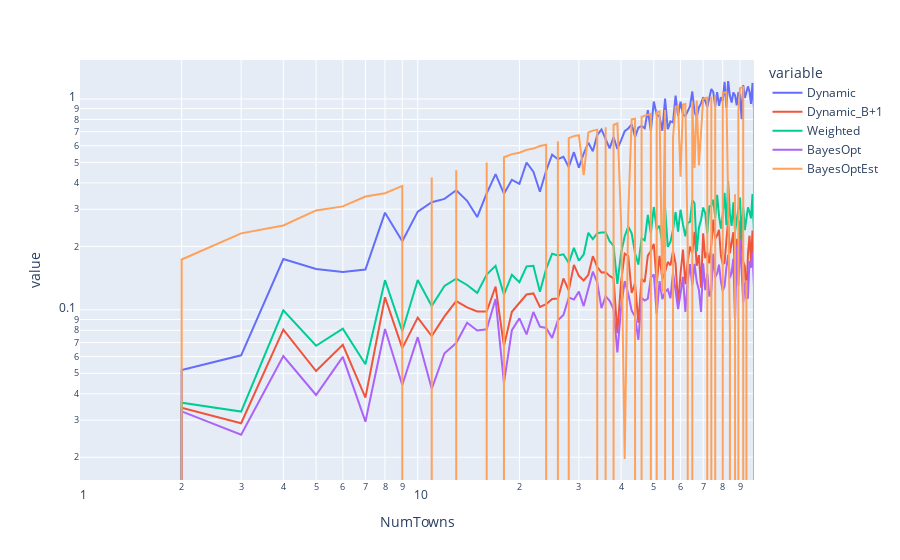

This figure's notebook cell:
### Code cell
data_dict_3 = {'NumTowns':[],'Dynamic':[],'Dynamic_B+1':[], 'Weighted':[], 'BayesOpt':[], 'BayesOptEst':[]}
   
expected_demands = np.zeros(max_n)+1.5
max_budget = np.sum(expected_demands)

b_grid = np.arange(0, max_budget+grid_size, grid_size)
opt_policy, v_fn = bayes_opt(max_n, max_budget, b_grid, grid_size)
    

for n in np.arange(1, max_n):
    n=int(n)
    if n == 0:
        n = 1
    print('Currently on town: ' + str(n))
    
    
    
    avg_1, avg_2, avg_3, avg_4 = 0,0,0,0
    data_dict_3['NumTowns'].append(n)
    for i in range(num_iterations):
        expected_demands = np.zeros(n)+1.5
        budget = np.sum(expected_demands)
        demands = np.random.randint(1, 3, n)
        sorted_distribution = np.arange(2) + 1
        weights = np.zeros(2)+0.5      
        opt = objective_nash_log(demands, waterfilling(demands,budget))
        for j in range(5):
            if j==0:
                avg_1 += (opt - objective_nash_log(demands, waterfilling_dynamic(expected_demands, demands,budget)))
            if j==1:
                avg_2 += (opt - objective_nash_log(demands, waterfilling_weights(weights, sorted_distribution, demands, budget)))
            if j==2:
                avg_3 += (opt - objective_nash_log(demands, waterfilling_dynamic_budget_opt(expected_demands, demands,budget,n/5)))
            if j==3:
                avg_4 += (opt - objective_nash_log(demands, waterfilling_bayesian(demands, opt_policy[(max_n-n):(max_n+1),:], budget, b_grid, grid_size)))
            if j==4:
                index = int(np.floor(budget/grid_size))
                avg_5 = (opt-v_fn[max_n-n,index])
    data_dict_3['Dynamic'].append(avg_1/num_iterations)
    data_dict_3['Weighted'].append(avg_2/num_iterations)
    data_dict_3['Dynamic_B+1'].append(avg_3/num_iterations)
    data_dict_3['BayesOpt'].append(avg_4/num_iterations)
    data_dict_3['BayesOptEst'].append(avg_5)
    
df_uniform = pd.DataFrame(data_dict_3).melt(id_vars="NumTowns")
fig = px.scatter(df_uniform, x="NumTowns", y="value", color='variable')
fig.update_layout(xaxis_type="log", yaxis_type="log")
fig.show()

### Figure 1 — Plotly figure (JSON) as saved in the notebook; plotly's stock layout.template omitted (floating-point values rounded to 4 significant figures)
{"data": [{"hoverlabel": {"namelength": 0}, "hovertemplate": "variable=Dynamic<br>NumTowns=%{x}<br>value=%{y}", "legendgroup": "Dynamic", "line": {"color": "#636efa", "dash": "solid"}, "mode": "lines", "name": "Dynamic", "showlegend": true, "type": "scatter", "x": [1, 2, 3, 4, 5, 6, 7, 8, 9, 10, 11, 12, 13, 14, 15, 16, 17, 18, 19, 20, 21, 22, 23, 24, 25, 26, 27, 28, 29, 30, 31, 32, 33, 34, 35, 36, 37, 38, 39, 40, 41, 42, 43, 44, 45, 46, 47, 48, 49, 50, 51, 52, 53, 54, 55, 56, 57, 58, 59, 60, 61, 62, 63, 64, 65, 66, 67, 68, 69, 70, 71, 72, 73, 74, 75, 76, 77, 78, 79, 80, 81, 82, 83, 84, 85, 86, 87, 88, 89, 90, 91, 92, 93, 94, 95, 96, 97, 98, 99], "xaxis": "x", "y": [0, 0.05178, 0.06086, 0.1742, 0.1561, 0.1514, 0.1552, 0.2889, 0.2116, 0.2923, 0.3236, 0.3359, 0.3689, 0.329, 0.2755, 0.3568, 0.44, 0.3554, 0.4134, 0.3956, 0.4996, 0.4524, 0.3628, 0.4565, 0.5438, 0.518, 0.5312, 0.476, 0.5591, 0.4722, 0.5509, 0.6205, 0.5652, 0.6741, 0.7171, 0.6435, 0.5832, 0.6598, 0.5794, 0.6354, 0.7041, 0.7246, 0.7581, 0.6594, 0.7299, 0.745, 0.726, 0.8842, 0.7055, 0.9723, 0.8425, 0.824, 0.7067, 1.004, 0.7183, 0.7831, 0.7745, 1.037, 0.8316, 0.9703, 0.8438, 0.8296, 0.8717, 0.9226, 1.085, 0.8668, 0.8185, 0.9111, 0.9522, 1.019, 0.9776, 0.9153, 1.011, 1.114, 1.078, 0.9254, 1.078, 0.9279, 1.019, 0.9775, 1.206, 0.9101, 1.216, 1.035, 0.9622, 1.073, 1.041, 0.933, 1.075, 1.046, 0.8012, 1.164, 1.011, 1.066, 1.147, 1.086, 0.9477, 1.191, 0.8858], "yaxis": "y"}, {"hoverlabel": {"namelength": 0}, "hovertemplate": "variable=Dynamic_B+1<br>NumTowns=%{x}<br>value=%{y}", "legendgroup": "Dynamic_B+1", "line": {"color": "#EF553B", "dash": "solid"}, "mode": "lines", "name": "Dynamic_B+1", "showlegend": true, "type": "scatter", "x": [1, 2, 3, 4, 5, 6, 7, 8, 9, 10, 11, 12, 13, 14, 15, 16, 17, 18, 19, 20, 21, 22, 23, 24, 25, 26, 27, 28, 29, 30, 31, 32, 33, 34, 35, 36, 37, 38, 39, 40, 41, 42, 43, 44, 45, 46, 47, 48, 49, 50, 51, 52, 53, 54, 55, 56, 57, 58, 59, 60, 61, 62, 63, 64, 65, 66, 67, 68, 69, 70, 71, 72, 73, 74, 75, 76, 77, 78, 79, 80, 81, 82, 83, 84, 85, 86, 87, 88, 89, 90, 91, 92, 93, 94, 95, 96, 97, 98, 99], "xaxis": "x", "y": [0, 0.03428, 0.02898, 0.08063, 0.05126, 0.06824, 0.03837, 0.1147, 0.06586, 0.09188, 0.07516, 0.09306, 0.11, 0.1027, 0.09826, 0.09809, 0.129, 0.06735, 0.09791, 0.1081, 0.1182, 0.1196, 0.1032, 0.1063, 0.1125, 0.1131, 0.141, 0.1237, 0.1634, 0.145, 0.1378, 0.1466, 0.1795, 0.1595, 0.1505, 0.1509, 0.1447, 0.1411, 0.0775, 0.1356, 0.1847, 0.1802, 0.1204, 0.1336, 0.0868, 0.1402, 0.1355, 0.1807, 0.1899, 0.2056, 0.1337, 0.1801, 0.1398, 0.1511, 0.1686, 0.1626, 0.19, 0.166, 0.1051, 0.1491, 0.1928, 0.1323, 0.1698, 0.1996, 0.1861, 0.2342, 0.1618, 0.1817, 0.1275, 0.2308, 0.1759, 0.1873, 0.166, 0.2026, 0.2675, 0.2176, 0.2255, 0.2397, 0.1808, 0.1647, 0.1668, 0.2125, 0.2673, 0.1851, 0.2077, 0.2334, 0.1412, 0.2171, 0.1936, 0.2648, 0.2016, 0.1689, 0.1609, 0.1122, 0.1843, 0.2247, 0.1686, 0.2379, 0.1686], "yaxis": "y"}, {"hoverlabel": {"namelength": 0}, "hovertemplate": "variable=Weighted<br>NumTowns=%{x}<br>value=%{y}", "legendgroup": "Weighted", "line": {"color": "#00cc96", "dash": "solid"}, "mode": "lines", "name": "Weighted", "showlegend": true, "type": "scatter", "x": [1, 2, 3, 4, 5, 6, 7, 8, 9, 10, 11, 12, 13, 14, 15, 16, 17, 18, 19, 20, 21, 22, 23, 24, 25, 26, 27, 28, 29, 30, 31, 32, 33, 34, 35, 36, 37, 38, 39, 40, 41, 42, 43, 44, 45, 46, 47, 48, 49, 50, 51, 52, 53, 54, 55, 56, 57, 58, 59, 60, 61, 62, 63, 64, 65, 66, 67, 68, 69, 70, 71, 72, 73, 74, 75, 76, 77, 78, 79, 80, 81, 82, 83, 84, 85, 86, 87, 88, 89, 90, 91, 92, 93, 94, 95, 96, 97, 98, 99], "xaxis": "x", "y": [0, 0.0363, 0.03293, 0.09945, 0.06753, 0.08135, 0.05525, 0.1383, 0.07913, 0.1386, 0.1043, 0.1299, 0.1404, 0.1311, 0.1203, 0.1469, 0.1616, 0.118, 0.1468, 0.1351, 0.1608, 0.1617, 0.1217, 0.1563, 0.1845, 0.1811, 0.1835, 0.167, 0.1966, 0.1709, 0.183, 0.2319, 0.2167, 0.231, 0.2324, 0.2332, 0.2116, 0.201, 0.1326, 0.186, 0.2235, 0.2484, 0.2304, 0.1856, 0.164, 0.2182, 0.2134, 0.2817, 0.2305, 0.3073, 0.2407, 0.2505, 0.2045, 0.3057, 0.1988, 0.2097, 0.2397, 0.2907, 0.2349, 0.2986, 0.2541, 0.223, 0.2582, 0.2615, 0.3318, 0.3199, 0.189, 0.2453, 0.2676, 0.3055, 0.2872, 0.2313, 0.3093, 0.3105, 0.3328, 0.2729, 0.3506, 0.2782, 0.243, 0.2834, 0.359, 0.2527, 0.4068, 0.2845, 0.2498, 0.3235, 0.2347, 0.2714, 0.3135, 0.3412, 0.2097, 0.3062, 0.2387, 0.2741, 0.3064, 0.2917, 0.2714, 0.3544, 0.2284], "yaxis": "y"}, {"hoverlabel": {"namelength": 0}, "hovertemplate": "variable=BayesOpt<br>NumTowns=%{x}<br>value=%{y}", "legendgroup": "BayesOpt", "line": {"color": "#ab63fa", "dash": "solid"}, "mode": "lines", "name": "BayesOpt", "showlegend": true, "type": "scatter", "x": [1, 2, 3, 4, 5, 6, 7, 8, 9, 10, 11, 12, 13, 14, 15, 16, 17, 18, 19, 20, 21, 22, 23, 24, 25, 26, 27, 28, 29, 30, 31, 32, 33, 34, 35, 36, 37, 38, 39, 40, 41, 42, 43, 44, 45, 46, 47, 48, 49, 50, 51, 52, 53, 54, 55, 56, 57, 58, 59, 60, 61, 62, 63, 64, 65, 66, 67, 68, 69, 70, 71, 72, 73, 74, 75, 76, 77, 78, 79, 80, 81, 82, 83, 84, 85, 86, 87, 88, 89, 90, 91, 92, 93, 94, 95, 96, 97, 98, 99], "xaxis": "x", "y": [0, 0.03298, 0.02556, 0.06035, 0.03946, 0.0598, 0.02949, 0.08116, 0.04404, 0.0742, 0.0422, 0.06227, 0.06959, 0.08687, 0.0798, 0.08083, 0.1125, 0.04508, 0.08006, 0.09116, 0.0765, 0.09763, 0.08319, 0.08202, 0.0736, 0.08909, 0.09458, 0.1143, 0.1119, 0.122, 0.1042, 0.1253, 0.1518, 0.1348, 0.1018, 0.1159, 0.1104, 0.1009, 0.06282, 0.1019, 0.137, 0.1193, 0.09916, 0.09286, 0.07205, 0.1139, 0.1106, 0.1129, 0.1421, 0.1472, 0.09547, 0.1369, 0.1124, 0.1217, 0.125, 0.1134, 0.1497, 0.1235, 0.1007, 0.119, 0.1432, 0.09762, 0.1362, 0.1648, 0.1304, 0.1651, 0.1359, 0.1243, 0.09775, 0.1662, 0.124, 0.1486, 0.1156, 0.1235, 0.1843, 0.143, 0.149, 0.1637, 0.1365, 0.1229, 0.1296, 0.1579, 0.1821, 0.1415, 0.1503, 0.1748, 0.08766, 0.2015, 0.13, 0.2146, 0.1622, 0.1084, 0.1347, 0.1136, 0.1142, 0.1705, 0.1584, 0.187, 0.128], "yaxis": "y"}, {"hoverlabel": {"namelength": 0}, "hovertemplate": "variable=BayesOptEst<br>NumTowns=%{x}<br>value=%{y}", "legendgroup": "BayesOptEst", "line": {"color": "#FFA15A", "dash": "solid"}, "mode": "lines", "name": "BayesOptEst", "showlegend": true, "type": "scatter", "x": [1, 2, 3, 4, 5, 6, 7, 8, 9, 10, 11, 12, 13, 14, 15, 16, 17, 18, 19, 20, 21, 22, 23, 24, 25, 26, 27, 28, 29, 30, 31, 32, 33, 34, 35, 36, 37, 38, 39, 40, 41, 42, 43, 44, 45, 46, 47, 48, 49, 50, 51, 52, 53, 54, 55, 56, 57, 58, 59, 60, 61, 62, 63, 64, 65, 66, 67, 68, 69, 70, 71, 72, 73, 74, 75, 76, 77, 78, 79, 80, 81, 82, 83, 84, 85, 86, 87, 88, 89, 90, 91, 92, 93, 94, 95, 96, 97, 98, 99], "xaxis": "x", "y": [-0.1438, 0.1733, 0.2305, 0.2513, 0.296, 0.3094, 0.3445, 0.357, 0.3869, -0.1238, 0.4247, -0.6331, 0.4589, -1.739, -1.415, 0.5, -0.2597, 0.5289, 0.5475, 0.556, 0.5736, 0.5817, 0.5983, 0.6061, -0.1489, 0.6294, -1.202, 0.6518, 0.6665, 0.6734, 0.4355, 0.6941, 0.7077, 0.7142, -1.1, 0.7336, -0.01813, 0.7524, 0.7648, 0.2647, 0.01962, 0.2827, 0.8002, 0.8059, -0.4651, 0.8228, 0.8339, 0.8393, 0.8502, -0.6862, 0.8661, 0.8713, 0.1215, 0.8868, -0.9044, -2.239, 0.6609, 0.9169, 0.9267, 0.4274, 0.9411, 0.9459, 0.1967, -1.098, 0.9693, 0.4702, 0.983, 0.4839, 0.7456, 1.001, 1.01, 1.014, -1.821, 1.027, -5.08, 1.04, -1.262, -2.587, -0.7255, 1.065, 1.074, 1.078, 0.3291, 0.0783, -2.265, -0.4231, 0.3534, -3.048, 0.8708, 1.125, 1.133, 1.137, -1.156, 0.1382, -0.6247, -1.401, -1.132, -1.389, 1.178], "yaxis": "y"}], "layout": {"legend": {"title": {"text": "variable"}, "tracegroupgap": 0}, "margin": {"t": 60}, "xaxis": {"anchor": "y", "domain": [0, 1], "title": {"text": "NumTowns"}, "type": "log"}, "yaxis": {"anchor": "x", "domain": [0, 1], "title": {"text": "value"}, "type": "log"}}}
